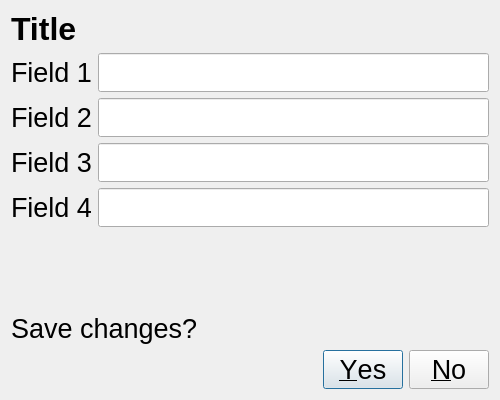
<?xml version="1.0" encoding="UTF-8"?>
<ui version="4.0">
 <class>ModifyRecordDialogBox</class>
 <widget class="QDialog" name="ModifyRecordDialogBox">
  <property name="geometry">
   <rect>
    <x>0</x>
    <y>0</y>
    <width>500</width>
    <height>400</height>
   </rect>
  </property>
  <property name="windowTitle">
   <string>TimeTrack4237</string>
  </property>
  <layout class="QVBoxLayout" name="verticalLayout">
   <item>
    <widget class="QLabel" name="titleLabel">
     <property name="font">
      <font>
       <pointsize>24</pointsize>
       <weight>75</weight>
       <bold>true</bold>
      </font>
     </property>
     <property name="text">
      <string>Title</string>
     </property>
    </widget>
   </item>
   <item>
    <layout class="QFormLayout" name="formLayout">
     <item row="0" column="0">
      <widget class="QLabel" name="field1Label">
       <property name="font">
        <font>
         <pointsize>20</pointsize>
        </font>
       </property>
       <property name="text">
        <string>Field 1</string>
       </property>
      </widget>
     </item>
     <item row="0" column="1">
      <widget class="QLineEdit" name="field1">
       <property name="font">
        <font>
         <pointsize>20</pointsize>
        </font>
       </property>
      </widget>
     </item>
     <item row="1" column="0">
      <widget class="QLabel" name="field2Label">
       <property name="font">
        <font>
         <pointsize>20</pointsize>
        </font>
       </property>
       <property name="text">
        <string>Field 2</string>
       </property>
      </widget>
     </item>
     <item row="1" column="1">
      <widget class="QLineEdit" name="field2">
       <property name="font">
        <font>
         <pointsize>20</pointsize>
        </font>
       </property>
      </widget>
     </item>
     <item row="2" column="0">
      <widget class="QLabel" name="field3Label">
       <property name="font">
        <font>
         <pointsize>20</pointsize>
        </font>
       </property>
       <property name="text">
        <string>Field 3</string>
       </property>
      </widget>
     </item>
     <item row="2" column="1">
      <widget class="QLineEdit" name="field3">
       <property name="font">
        <font>
         <pointsize>20</pointsize>
        </font>
       </property>
      </widget>
     </item>
     <item row="3" column="0">
      <widget class="QLabel" name="field4Label">
       <property name="font">
        <font>
         <pointsize>20</pointsize>
        </font>
       </property>
       <property name="text">
        <string>Field 4</string>
       </property>
      </widget>
     </item>
     <item row="3" column="1">
      <widget class="QLineEdit" name="field4">
       <property name="font">
        <font>
         <pointsize>20</pointsize>
        </font>
       </property>
      </widget>
     </item>
    </layout>
   </item>
   <item>
    <spacer name="verticalSpacer">
     <property name="orientation">
      <enum>Qt::Vertical</enum>
     </property>
     <property name="sizeHint" stdset="0">
      <size>
       <width>20</width>
       <height>40</height>
      </size>
     </property>
    </spacer>
   </item>
   <item>
    <widget class="QLabel" name="message">
     <property name="font">
      <font>
       <pointsize>20</pointsize>
       <weight>50</weight>
       <bold>false</bold>
      </font>
     </property>
     <property name="text">
      <string>Save changes?</string>
     </property>
     <property name="wordWrap">
      <bool>true</bool>
     </property>
    </widget>
   </item>
   <item>
    <widget class="QDialogButtonBox" name="buttonBox">
     <property name="font">
      <font>
       <pointsize>20</pointsize>
      </font>
     </property>
     <property name="orientation">
      <enum>Qt::Horizontal</enum>
     </property>
     <property name="standardButtons">
      <set>QDialogButtonBox::No|QDialogButtonBox::Yes</set>
     </property>
    </widget>
   </item>
  </layout>
 </widget>
 <resources/>
 <connections/>
</ui>
